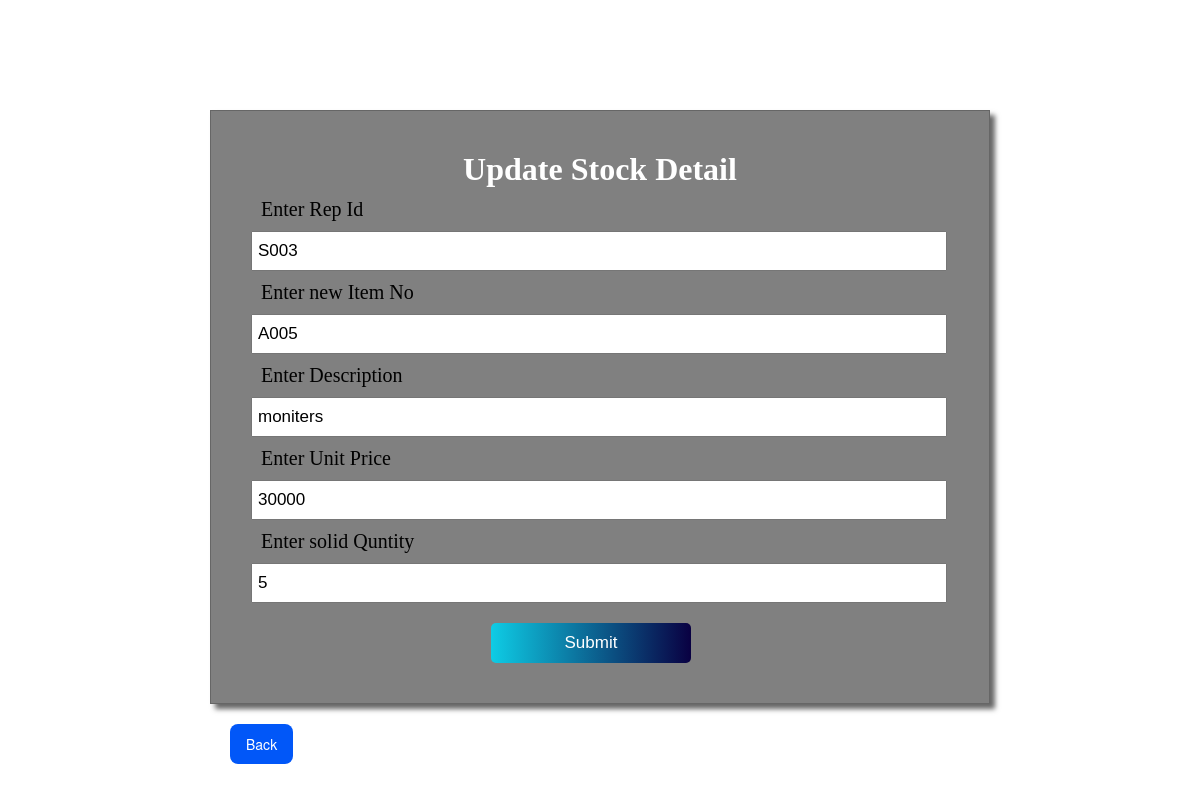
/stockupdate.php?updateid=A005, run on the app's committed database.
### tables this page shows
CREATE TABLE `stock` (
  `itemno` varchar(10) NOT NULL,
  `description` varchar(10) NOT NULL,
  `unitprice` varchar(10) NOT NULL,
  `soldquantity` varchar(10) NOT NULL,
  `repid` varchar(10) NOT NULL
);

### stockupdate.php (the view, shortened to what this page needs)
<?php
include_once('connection.php');
?>
<!DOCTYPE html>
<html lang="en">
<head>
</head>
<body>
    <div class="container">
    <form action="stockupdateback.php" method="POST" onsubmit="return validateform()" name="myform">
    <h1> Update Stock Detail</h1>
    <?php
        if(isset($_GET['updateid'])){
            $itemno=$_GET['updateid'];
            $query="SELECT * FROM stock WHERE itemno='$itemno'";
            $result=mysqli_query($conn,$query);
            while($row=mysqli_fetch_assoc($result)){
        ?>
        <label for="">Enter Rep Id</label><br>
        <input type="text" placeholder="Enter rep Id" name="repid" id="repid" value="<?php echo $row['repid']; ?>"><br>
        <label for="">Enter new Item No</label><br>
        <input type="text" placeholder="Enter Item No" name="itemno" id="itemno" value="<?php echo $row['itemno'];?>"><br>
        <label for="">Enter Description</label><br>
        <input type="text" placeholder="Enter Description" name="description" id="description" value="<?php echo $row['description'];?>"><br>
        <label for="">Enter Unit Price</label><br>
        <input type="text" placeholder="Enter Unit Price" name="unitprice" id="unitprice" value="<?php echo $row['unitprice'];?>"><br>
        <label for="">Enter solid Quntity</label><br>
        <input type="text" placeholder="Enter solid Quntity" name="qty" id="qty" value="<?php echo $row['soldquantity']; ?>"><br>
        <input type="submit" value="Submit" name="updatestock" class="btn"><br>
        <?php
            }
        }
        ?>
    </form>
    <a href="stock.php"><button style=" margin-left:20px; margin-top:20px;">Back</button></a>
    </div>
</body>
</html>

### stockupdate.php (style rules this page uses)
* { box-sizing: border-box; padding: 0; margin: 0; }
.container { justify-content: center; width: 800px; margin: auto; margin-top: 100px; padding: 10px; }
h1 { margin: auto; text-align: center; padding: 10px; color: white; }
.container form { border: 1px solid #666; box-shadow: 5px 5px 5px #666; align-items: center; padding: 30px; background-color: gray; }
.container form label { margin-left: 20px; font-size: 20px; margin-top: 40px; }
.container form input { width: 97%; margin: 10px; height: 40px; padding: 5px; font-size: 17px; }
.container form .btn { width: 200px; margin-left: 250px; background: linear-gradient(to right, #0ecce5 0%, #090042 100%); border: none; border: none; color: white; border-radius: 5px; transition-duration: .3s; }
button { background-color: #0157f8; border-radius: 8px; border-style: none; box-sizing: border-box; color: #FFFFFF; cursor: pointer; display: inline-block; font-family: "Haas Grot Text R Web", "Helvetica Neue", Helvetica, Arial, sans-serif; font-size: 14px; font-weight: 500; height: 40px; line-height: 20px; list-style: none; margin: 0; outline: none; padding: 10px 16px; position: relative; text-align: center; text-decoration: none; transition: color 100ms; vertical-align: baseline; user-select: none; -webkit-user-select: none; touch-action: manipulation; }
a { color: while; }

### data on the page
stock: repid "S003", itemno "A005", description "moniters", unitprice "30000", qty "5"
